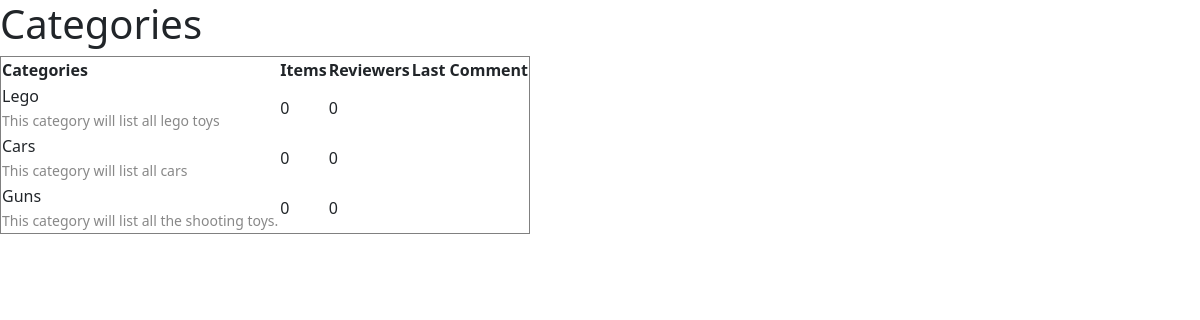
The page / on the database its author committed.
### web/models.py (models this page shows)
class Category(models.Model):
  name= models.CharField(max_length=30, unique=True)
  description= models.CharField(max_length=300)
  def __str__(self):
        return f"{self.name}: {self.description}"

### web/views.py (the view)
# urls.py: 2. Add a URL to urlpatterns:  path('', views.home, name='home')
def home(request):
  categories = Category.objects.all()
  for cat in categories:
    print(cat)
  return render(request, 'home.html', {'categories': categories})

### templates/home.html (shortened to what this page needs)
{% load static %}
<!DOCTYPE html>
<html >
  <head>
    <link rel="stylesheet" href="{% static 'css/bootstrap-v-5.2/css/bootstrap.min.css' %}">
  </head>
  <body>
    <h1>Categories</h1>
    <table border="1">
      <thead>
        <tr>
          <th>Categories</th>
          <th>Items</th>
          <th>Reviewers</th>
          <th>Last Comment</th>
        </tr>
      </thead>
      <tbody>
        {% for cat in categories %}
          <tr>
            <td>
              {{ cat.name }}<br>
              <small style="color: #888">{{ cat.description }}</small>
            </td>
            <td>0</td>
            <td>0</td>
            <td></td>
          </tr>
        {% endfor %}
      </tbody>
    </table>
  </body>
</html>

### rows shown on the page
Category: name "Lego", description "This category will list all lego toys"
Category: name "Cars", description "This category will list all cars"
Category: name "Guns", description "This category will list all the shooting toys."
